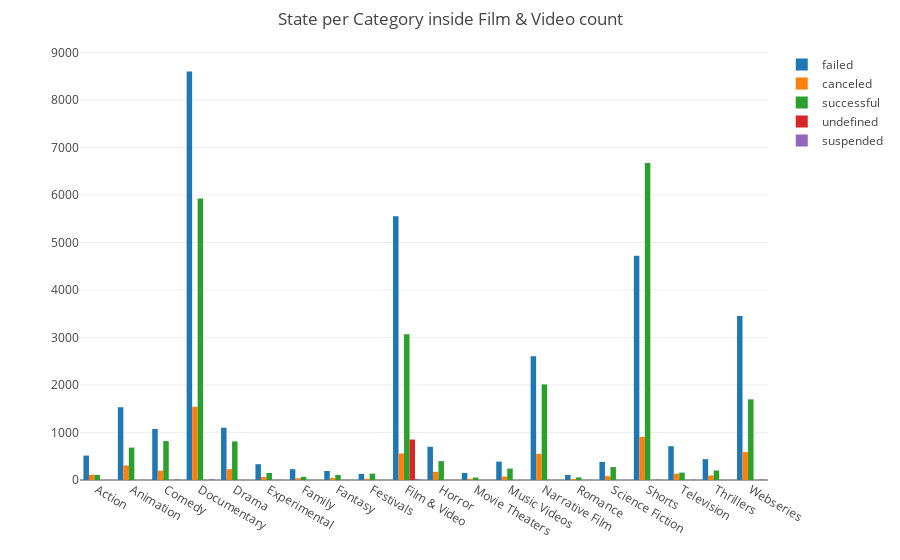

Source (notebook cell):
### Markdown cell above
### Who spent their time watching a documentary? tell me!

### Code cell
data_bar = []
for i in state:
    main_category_unique, main_category_count = np.unique(df[(df.state==i) & (df.main_category == 'Film & Video')].category, return_counts = True)
    data_bar.append(go.Bar(x=main_category_unique,y=main_category_count,name=i))
layout = go.Layout(
    title = 'State per Category inside Film & Video count',
     margin = dict(
        t = 50
    )
)
fig = go.Figure(data = data_bar, layout = layout)
py.iplot(fig)

### Figure 1 — Plotly figure (JSON) as saved in the notebook; plotly's stock layout.template omitted (floating-point values rounded to 4 significant figures)
{"data": [{"type": "bar", "x": ["Action", "Animation", "Comedy", "Documentary", "Drama", "Experimental", "Family", "Fantasy", "Festivals", "Film & Video", "Horror", "Movie Theaters", "Music Videos", "Narrative Film", "Romance", "Science Fiction", "Shorts", "Television", "Thrillers", "Webseries"], "y": [514, 1531, 1074, 8599, 1101, 333, 228, 189, 129, 5554, 700, 149, 387, 2605, 108, 382, 4721, 711, 439, 3450], "name": "failed"}, {"type": "bar", "x": ["Action", "Animation", "Comedy", "Documentary", "Drama", "Experimental", "Family", "Fantasy", "Festivals", "Film & Video", "Horror", "Movie Theaters", "Music Videos", "Narrative Film", "Romance", "Science Fiction", "Shorts", "Television", "Thrillers", "Webseries"], "y": [109, 306, 197, 1542, 228, 61, 36, 42, 24, 558, 173, 26, 74, 551, 23, 81, 909, 133, 95, 587], "name": "canceled"}, {"type": "bar", "x": ["Action", "Animation", "Comedy", "Documentary", "Drama", "Experimental", "Family", "Fantasy", "Festivals", "Film & Video", "Horror", "Movie Theaters", "Music Videos", "Narrative Film", "Romance", "Science Fiction", "Shorts", "Television", "Thrillers", "Webseries"], "y": [107, 682, 819, 5924, 812, 147, 66, 106, 134, 3070, 397, 52, 240, 2013, 55, 272, 6673, 156, 200, 1698], "name": "successful"}, {"type": "bar", "x": ["Documentary", "Film & Video", "Horror", "Narrative Film"], "y": [1, 851, 1, 1], "name": "undefined"}, {"type": "bar", "x": ["Action", "Animation", "Comedy", "Documentary", "Drama", "Experimental", "Family", "Fantasy", "Festivals", "Film & Video", "Horror", "Movie Theaters", "Music Videos", "Narrative Film", "Romance", "Science Fiction", "Shorts", "Television", "Thrillers", "Webseries"], "y": [3, 6, 14, 16, 3, 6, 1, 3, 2, 21, 1, 3, 1, 4, 3, 2, 8, 6, 2, 12], "name": "suspended"}], "layout": {"title": "State per Category inside Film & Video count", "margin": {"t": 50}}}
